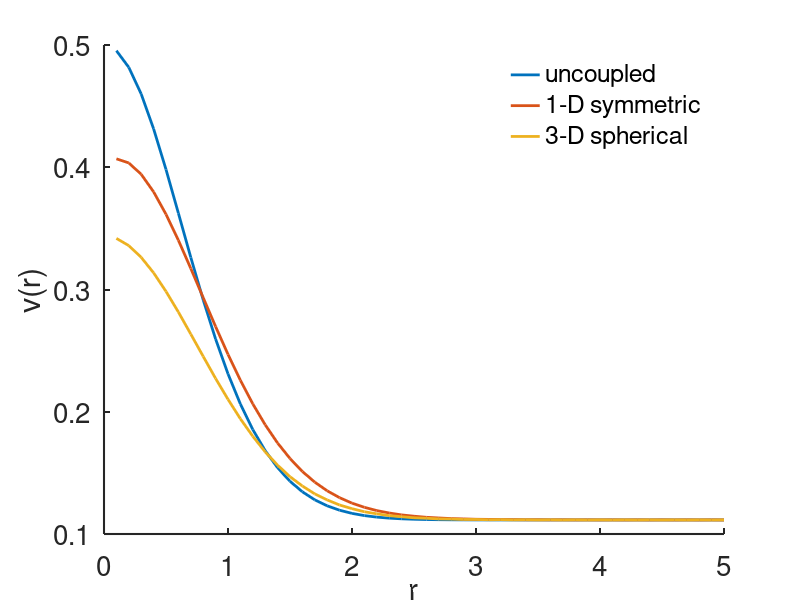
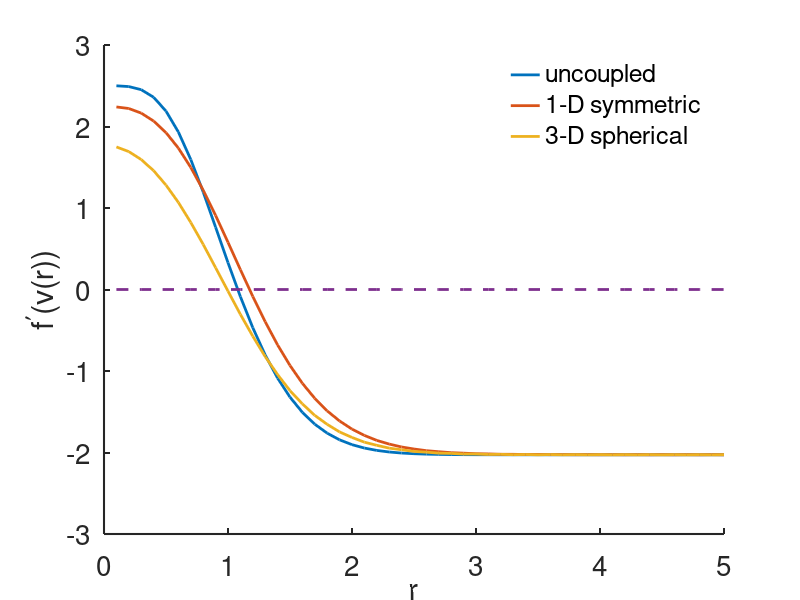

Source code (MATLAB) for these figures, in order:
%
%  -------------------------------------------------------------------
%
%   Ectopic focus oscillations
%
%   For Chapter 12, Section 12.4.4 of
%   Keener and Sneyd, Mathematical Physiology, 3rd Edition, Springer.
%
%   Written by James Keener and James Sneyd.
%
%  -------------------------------------------------------------------

function main

clear all
close all
clc
set(0,                           ...
'defaultaxesfontsize', 20,   ...
'defaultaxeslinewidth', 1.5, ...
'defaultlinelinewidth', 2.0)
global alps gam Dscal A x

% parameters
gam = 0.1;
alf =0.15;
b = 0.5;
scale =  1.;
N=50; % number of interior grid points
L = 5; % length of the domain

dx = L/(N);
x=[1:N]'*dx;
alps=alf +(b-alf)*(exp(-(x/scale).^2))
Dlist = [0;1];

for j = 1: length(Dlist)
    Dl = Dlist(j);

    Dscal = Dl/dx^2;
    A = -2*diag(ones(N,1)) + diag([2;ones(N-2,1)],1) + diag([ ones(N-2,1);2],-1);

    V0=alps;
    tstep =  1;
    t_end = 10;
    tspan = [0:tstep:t_end];
    s0 = [V0 ];

    [T,S] = ode23(@deRHS,tspan, s0, odeset('maxstep',1));
    u = S(end,:);

    figure(1)
    plot(x, u )
    hold on

    figure(2)
    plot(x,fp(u))
    hold on

    % find the eigenvalues
    Amat=Dscal*A+diag(fp(u));
    max(eig(Amat))
end

% Now the spherical case
A =  diag([-2*ones(N-1,1);-2+2*dx/L]) + diag([ ones(N-1,1)],1) + diag([ ones(N-2,1);2],-1);

V0=alps;
tstep = 1;
t_end = 10;
tspan = [0:tstep:t_end];
s0 = [V0 ];

[T,S] = ode23(@deRHSspher,tspan, s0, odeset('maxstep',1));
u = S(end,:);

figure(1)
    plot(x, u./x' )
    legend('boxoff')
    legend('uncoupled','1-D symmetric' ,'3-D spherical')
    box off
    xlabel('r')
    ylabel('v(r)')
    hold off

figure(2)
    plot(x,fp(u./x'))
    legend('boxoff')
    box off
    xlabel('r')
    ylabel('f^{\prime}(v(r))')
    plot(x,zeros(N,1),'--')
    legend('uncoupled','1-D symmetric' ,'3-D spherical')
    hold off

% find the eigenvalues
Amat=Dscal*A+diag(fp(u./x'));
max(eig(Amat))

end



%%
%the right hand side for ode simulation:
function s_prime=deRHS(t,u)
    global Dscal   A
    s_prime= Dscal*A*u +  f(u);
end

%%
%the right hand side for ode simulation:
function s_prime=deRHSspher(t,u)
    global Dscal   A  x
    s_prime= Dscal*A*u + x.*f(u./x);
end

%%
function out = f(u)
    global gam alps
    w=(u-alps)/gam;
    out = 10*u.*(1-u).*(u-0.5) -w ;
end

%%
function out = fp(u)
    out = 10*(-3.*u.^2 + 3.*u -0.5);
end
